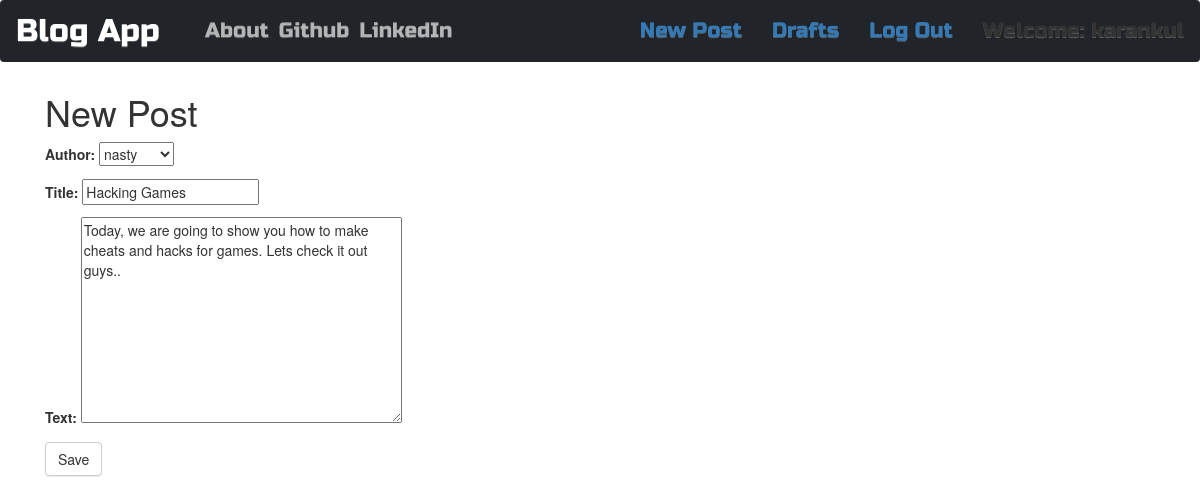
The app's page /post/20/edit/ (signed in) with its own data.
### blog_app/models.py (models this page shows, shortened)
class Post(models.Model):
    author = models.ForeignKey(User, on_delete=models.CASCADE)
    title = models.CharField(max_length=54)
    text =  models.TextField()
    created_date = models.DateTimeField(default=timezone.now())
    published_date = models.DateTimeField(blank=True, null=True)

### blog_app/views.py (the view)
# urls.py: path('post/<int:pk>/edit/',views.PostUpdateView.as_view(), name='post_edit'),
class PostUpdateView(LoginRequiredMixin,UpdateView):
    login_url = '/login/' # before login
    redirect_field_name = 'blog_app/post_detail.html' #after login
    form_class = PostForm
    model = Post

### blog_app/forms.py
class PostForm(forms.ModelForm):
    class Meta():
        model = Post
        fields = ('author','title', 'text')
        widgets = {
            'title':forms.TextInput(attrs={
                'class':'textinputclass'
            }),
            'text':forms.Textarea(attrs={
                'class':'editable medium-editor-textarea'
            })
        }

### blog_app/templates/blog_app/post_form.html (shortened to what this page needs)
{% extends "blog_app/base.html" %}
{% block content %}
<h1>New Post</h1>
<form class="post-form" method="post" >
    {{form.as_p}}
    <button type="submit" class="save btn btn-default">Save</button>
</form>
{% endblock %}

### blog_app/templates/blog_app/base.html (shortened to what this page needs)
<!DOCTYPE html>
{% load static %}
<html>
    <head>
        <link href="https://cdn.jsdelivr.net/npm/bootstrap@5.0.0-beta3/dist/css/bootstrap.min.css" rel="stylesheet">
        <link rel="stylesheet" href="https://maxcdn.bootstrapcdn.com/bootstrap/3.3.7/css/bootstrap-theme.min.css">
        <link rel="stylesheet" href="https://maxcdn.bootstrapcdn.com/bootstrap/3.3.7/css/bootstrap.min.css">
        <link rel="stylesheet" href="//cdn.jsdelivr.net/npm/medium-editor@latest/dist/css/medium-editor.min.css" type="text/css" media="screen" charset="utf-8">
        <link rel="stylesheet" href="{% static 'css/blog.css' %}">
    </head>
    <body class="loader">
        <nav class="navbar navbar-expand-lg navbar-dark bg-dark techfont">
            <a class="navbar-brand bigbrand" href="{% url 'blog_app:post_list' %}">Blog App</a>
            <div class="collapse navbar-collapse" id="navbarNav">
              <ul class="navbar-nav">
                <li class="nav-item">
                  <a class="nav-link" href="{% url 'blog_app:about' %}">About</a>
                </li>
                <li class="nav-item">
                  <a class="nav-link" href="https://github.com">Github</a>
                </li>
                <li class="nav-item">
                  <a class="nav-link" href="https://linkedin.com">LinkedIn</a>
                </li>
              </ul>
              <ul class="nav navbar-nav navbar-right">
                {% if user.is_authenticated %}
                <li>
                  <a href="{% url 'blog_app:post_new' %}">New Post</a>
                </li>
                <li>
                  <a href="{% url 'blog_app:post_draft_list' %}">Drafts</a>
                </li>
                <li>
                  <a href="{% url 'logout' %}">Log Out</a>
                </li>
                <li>
                  <a>Welcome: {{user.username}}</a>
                </li>
                {% else %}
                <li><a class='nav navbar-right' href="{% url 'login' %}"><span class='glyphicon glyphicon-user'></span></a></li>
                {% endif %}
              </ul>
            </div>
          </nav>
          <div class="content container">
            <div class="row">
              <div class="col-md-8">
                <div class="blog_posts">
                  {% block content %}
                  {% endblock %}
                </div>
              </div>
          </div>
    </body>
</html>

### blog_app/static/css/blog.css (style rules this page uses)
.techfont { font-family: 'Russo One', sans-serif; font-size: 1.5em; margin-bottom: 10px; }
.bigbrand { font-size: 1.5em; }
.loader { filter:hue-rotate(0deg); color:linear-gradient(45deg,#0f8,#08f); animation:hue 10000ms infinite linear; }

### records on screen
Post: author "nasty", title "Hacking Games", text "Today, we are going to show you how to make cheats and hacks for games. Lets check it out guys.."

### other values on screen
{{ user.username }} "karankul"
